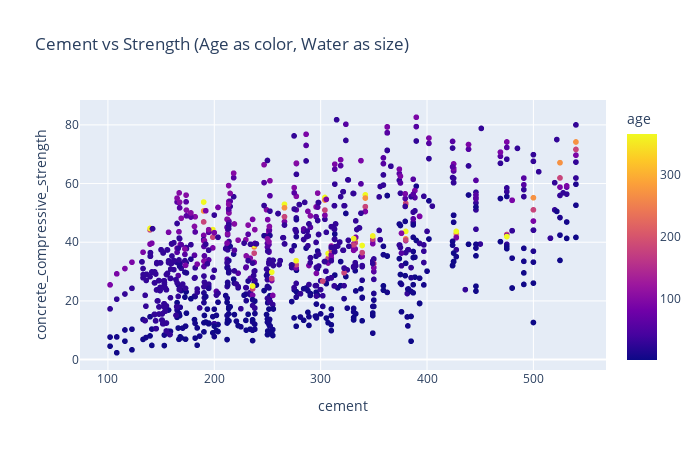

The notebook cell saved with this chart:
### Markdown cell above
### 2. scatter plot - cement vs strength

### Code cell
fig = px.scatter(data, x='cement', y='concrete_compressive_strength',
                 color='age', 
                 title='Cement vs Strength (Age as color, Water as size)',
                 width=700, height=450)
fig.show()

### Figure 1 — Plotly figure (JSON) as saved in the notebook; plotly's stock layout.template omitted (floating-point values rounded to 4 significant figures; data arrays with more than 128 entries replaced by an {"elided": "..."} marker saying what was removed)
{"data": [{"hovertemplate": "cement=%{x}<br>concrete_compressive_strength=%{y}<br>age=%{marker.color}<extra></extra>", "legendgroup": "", "marker": {"color": {"elided": "1030 int values"}, "coloraxis": "coloraxis", "symbol": "circle"}, "mode": "markers", "name": "", "showlegend": false, "type": "scattergl", "x": {"elided": "1030 float values"}, "xaxis": "x", "y": {"elided": "1030 float values"}, "yaxis": "y"}], "layout": {"coloraxis": {"colorbar": {"title": {"text": "age"}}, "colorscale": [[0, "#0d0887"], [0.1111, "#46039f"], [0.2222, "#7201a8"], [0.3333, "#9c179e"], [0.4444, "#bd3786"], [0.5556, "#d8576b"], [0.6667, "#ed7953"], [0.7778, "#fb9f3a"], [0.8889, "#fdca26"], [1, "#f0f921"]]}, "height": 450, "legend": {"tracegroupgap": 0}, "title": {"text": "Cement vs Strength (Age as color, Water as size)"}, "width": 700, "xaxis": {"anchor": "y", "domain": [0, 1], "title": {"text": "cement"}}, "yaxis": {"anchor": "x", "domain": [0, 1], "title": {"text": "concrete_compressive_strength"}}}}
